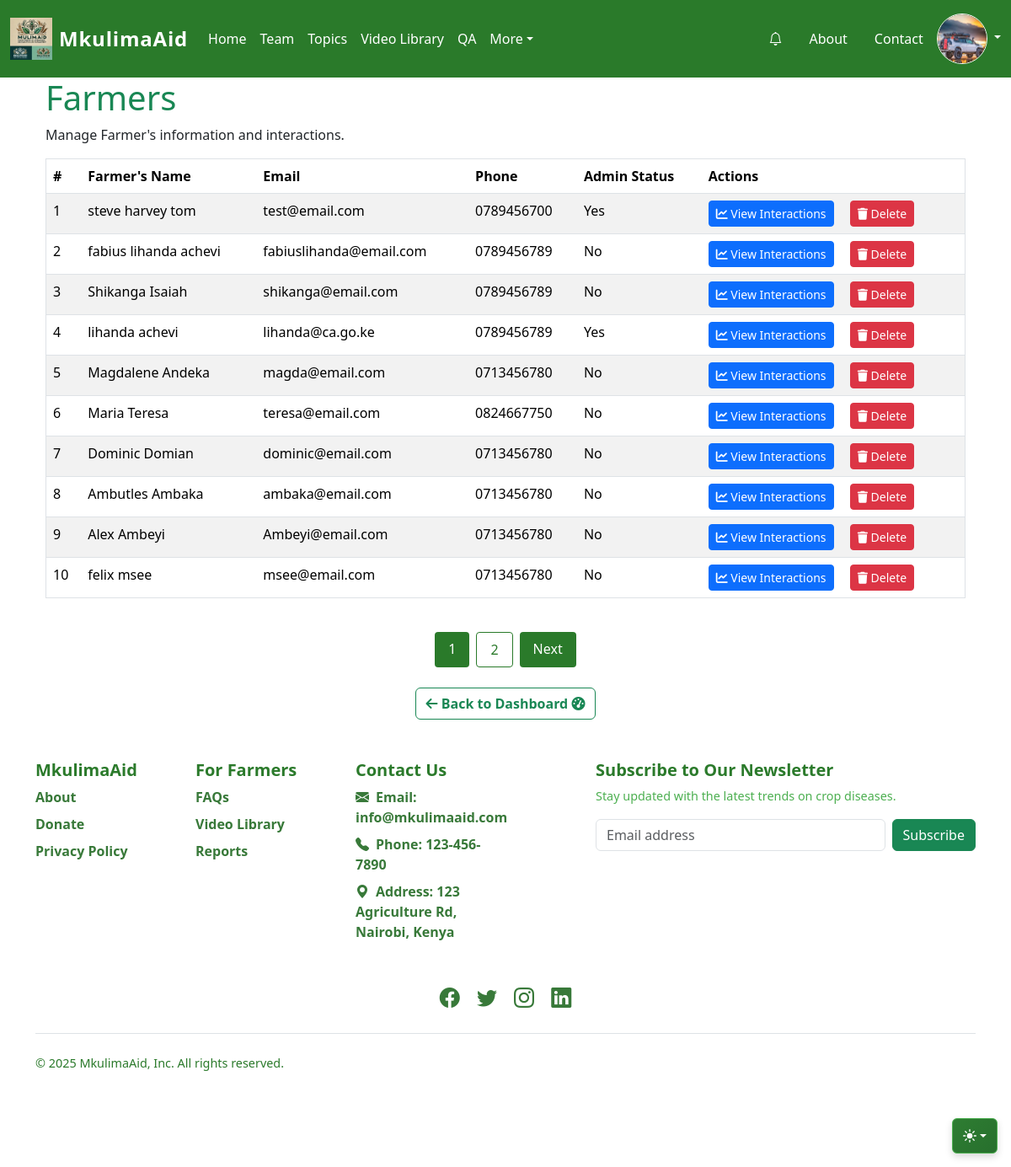
Screenshot of /farmers (signed in) with the database file from the repository.
### mkulimaaid/models.py (models this page shows, shortened)
class Settings(db.Model):
    id = db.Column(db.Integer, primary_key=True)
    site_title = db.Column(db.String(100), nullable=False, default="MkulimaAid")
    site_logo = db.Column(db.String(100), nullable=True)  # Store logo file path
    contact_email = db.Column(db.String(100), nullable=False, default="info@mkulimaaid.com")
    contact_phone = db.Column(db.String(20), nullable=False, default="123-456-7890")
    address = db.Column(db.Text, nullable=True, default="123 Main St, City, Country")
    maintenance_mode = db.Column(db.Boolean, default=False)

class User(UserMixin, db.Model):  # Use db.Model for SQLAlchemy models
    __tablename__ = 'users'
    id = db.Column(db.Integer, primary_key=True)
    fullname = db.Column(db.String(100), nullable=False)
    username = db.Column(db.String(50), nullable=False, unique=True)
    email = db.Column(db.String(120), nullable=False, unique=True)
    phone = db.Column(db.String(20), nullable=False)
    password = db.Column(db.String(60), nullable=False)
    is_admin = db.Column(db.Boolean, default=False)
    avatar = db.Column(db.String(100), nullable=True)
    date_joined = db.Column(db.DateTime, default=datetime.utcnow)
    farmers = db.relationship('Farmer', backref='user', lazy=True)
    contact_messages = db.relationship('ContactMessage', backref='user', lazy=True)

### mkulimaaid/routes.py (the view)
@main.route('/farmers')
@login_required
@admin_required
def farmers():
    form = FarmersForm()
    farmers_form = FarmersForm()
    page = request.args.get('page', 1, type=int)  # Get the page number from query params
    farmers_pagination = User.query.paginate(page=page, per_page=10)
    return render_template('farmers.html', farmers=farmers_pagination.items, form=form, farmers_form=farmers_form, pagination=farmers_pagination)

### mkulimaaid/templates/farmers.html (shortened to what this page needs)
{% extends 'base.html' %}
{% block content %}
<div class="container-fluid">
  <div class="row">
    <div class="col">
      <h1 class="text-success">Farmers</h1>
      <p>Manage Farmer's information and interactions.</p>
      <table class="table table-striped">
        <thead>
          <tr>
            <th>#</th>
            <th>Farmer's Name</th>
            <th>Email</th>
            <th>Phone</th>
            <th>Admin Status</th>
            <th>Actions</th>
          </tr>
        </thead>
        <tbody>
          {% for farmer in farmers %}
          <tr>
            <td>{{ loop.index }}</td>
            <td>{{ farmer.fullname }}</td>
            <td>{{ farmer.email }}</td>
            <td>{{ farmer.phone }}</td>
            <td>{{ 'Yes' if farmer.is_admin else 'No' }}</td>
            <td>
              <a href="{{ url_for('main.view_farmer', id=farmer.id) }}" class="btn btn-sm btn-primary"> <i class="fas fa-chart-line"></i> View Interactions</a>
              <button type="button" class="btn btn-sm btn-danger" data-bs-toggle="modal" data-bs-target="#deleteModal{{ farmer.id }}"> <i class="fas fa-trash"></i> Delete</button>
            </td>
          </tr>
          {% endfor %}
        </tbody>
      </table>
    </div>
  </div>
  <div class="pagination justify-content-center mt-4">
      {% for page_num in pagination.iter_pages(left_edge=1, right_edge=1, left_current=2, right_current=2) %}
          {% if page_num %}
              {% if page_num == pagination.page %}
                  <span style="background-color: #2a7a2a; color: white; padding: 8px 16px; margin: 0 4px; border-radius: 4px;">
                      {{ page_num }}
                  </span>
              {% else %}
                  <a href="{{ url_for('main.farmers', page=page_num) }}"
                     style="background-color: transparent; color: #2a7a2a; padding: 8px 16px; margin: 0 4px; border: 1px solid #2a7a2a; border-radius: 4px; text-decoration: none;"
                     onmouseover="this.style.backgroundColor='#2a7a2a'; this.style.color='white';" onmouseout="this.style.backgroundColor='transparent'; this.style.color='#2a7a2a';">
                     {{ page_num }}
                  </a>
              {% endif %}
          {% else %}
              <span class="mx-1">…</span>
          {% endif %}
      {% endfor %}
      {% if pagination.has_next %}
          <a href="{{ url_for('main.farmers', page=pagination.next_num) }}"
             style="background-color: #2a7a2a; color: white; padding: 8px 16px; margin: 0 4px; border-radius: 4px; text-decoration: none;"
             onmouseover="this.style.backgroundColor='#256625';" onmouseout="this.style.backgroundColor='#2a7a2a';">
             Next
          </a>
      {% endif %}
  </div>
  <div class="text-center mt-4">
      <a href="{{ url_for('main.dashboard') }}" class="btn btn-outline-success fw-bold">
          <i class="fas fa-arrow-left"></i> Back to Dashboard <i class="fas fa-tachometer-alt"></i>
      </a>
  </div>
</div>
{% endblock %}

### mkulimaaid/templates/base.html (shortened to what this page needs)
<!DOCTYPE html>
<html lang="en">
  <head>
    <link rel="stylesheet" href="{{ url_for('static', filename='css/styles.css') }}" />
    <link rel="stylesheet" href="https://cdn.datatables.net/1.13.6/css/jquery.dataTables.min.css">
    <link
      href="https://cdn.jsdelivr.net/npm/bootstrap@5.3.3/dist/css/bootstrap.min.css"
      rel="stylesheet"
    />
    <link
      href="https://cdnjs.cloudflare.com/ajax/libs/bootstrap-icons/1.5.0/font/bootstrap-icons.min.css"
      rel="stylesheet"
    />
    <link rel="stylesheet" href="https://unpkg.com/flickity@2/dist/flickity.min.css" />
    <link rel="stylesheet" href="https://cdnjs.cloudflare.com/ajax/libs/font-awesome/6.0.0-beta3/css/all.min.css">
    <link rel="stylesheet" href="https://unpkg.com/leaflet@1.9.4/dist/leaflet.css" />
  </head>
  <body>
      <div class="container">
      <nav class="navbar navbar-expand-lg bg-green navbar-dark py-3 ">
        <div class="container-fluid">
          <a class="navbar-brand d-flex align-items-center" href="{{ url_for('main.upload') }}">
            <img src="{{ url_for('static', filename='images/' + g.settings.site_logo) if g.settings.site_logo else url_for('static', filename='logo.png') }}" alt="Site Logo" class="site-logo me-2" style="height: 50px;" />
            <span class="site-title text-white">{{ g.settings.site_title or "MkulimaAid" }}</span>
          </a>
          <div class="collapse navbar-collapse" id="navbarSupportedContent">
            <ul class="navbar-nav me-auto mb-2 mb-lg-0">
              <li class="nav-item">
                <a class="nav-link text-white" href="{{ url_for('main.upload') }}">Home</a>
              </li>
              <li class="nav-item">
                <a class="nav-link text-white" href="/team">Team</a>
              </li>
              <li>
                <a class="nav-link text-white" href="/topics">Topics</a>
              </li>
              <li>
                <a class="nav-link text-white" href="/videos">Video Library</a>
              </li>
              <li>
                  <a class="nav-link text-white" href="/forum">QA</a>
              </li>
              <li class="nav-item dropdown">
                <a class="nav-link dropdown-toggle text-white" href="#" role="button" data-bs-toggle="dropdown" aria-expanded="false">More</a>
              </li>
            </ul>
                <div class="d-flex align-items-center">
                    <ul class="nav">
                        <li>
                            <a href="/notifications" class="nav-link text-white position-relative">
                                <i class="bi bi-bell"></i>
                            </a>
                        </li>
                        <li><a href="/about" class="nav-link text-white">About</a></li>
                        <li><a href="/contact" class="nav-link text-white">Contact</a></li>
                    </ul>
                </div>
              <div class="dropdown">
                <a href="#" class="d-block text-white text-decoration-none dropdown-toggle" data-bs-toggle="dropdown" aria-expanded="false">
                  <img src="{{ url_for('static', filename='uploads/' + current_user.avatar) if current_user.avatar else url_for('static', filename='images/default.png') }}" alt="Profile" width="40" height="40" class="rounded-circle border border-light">
                </a>
              </div>
            </div>
          </div>
        </div>
    <div class="dropdown position-fixed bottom-0 end-0 mb-3 me-3 bd-mode-toggle">
        <button class="btn btn-bd-primary py-2 dropdown-toggle d-flex align-items-center" id="bd-theme" type="button" aria-expanded="false" data-bs-toggle="dropdown" aria-label="Toggle theme (auto)">
            <svg class="bi my-1 theme-icon-active" width="1em" height="1em">
                <use href="#circle-half"></use>
            </svg>
        </button>
    </div>
      <div class="container">{% block content %}{% endblock %}</div>
      <div class="container">
        <footer class="footer py-5">
            <div class="row">
                <div class="col-6 col-md-2 mb-3">
                    <h5 class="footer-title">MkulimaAid</h5>
                    <ul class="nav flex-column">
                        <li class="nav-item mb-2">
                            <a href="/about" class="footer-link">About</a>
                        </li>
                        <li class="nav-item mb-2">
                            <a href="/donate" class="footer-link">Donate</a>
                        </li>
                        <li class="nav-item mb-2">
                            <a href="/privacy-policy" class="footer-link">Privacy Policy</a>
                        </li>
                    </ul>
                </div>
                <div class="col-6 col-md-2 mb-3">
                    <h5 class="footer-title">For Farmers</h5>
                    <ul class="nav flex-column">
                        <li class="nav-item mb-2">
                            <a href="/faqs" class="footer-link">FAQs</a>
                        </li>
                        <li class="nav-item mb-2">
                            <a href="{{ url_for('main.videos') }}" class="footer-link">Video Library</a>
                        </li>
                        <li class="nav-item mb-2">
                            <a href="{{ url_for('main.homepage_reports') }}" class="footer-link">Reports</a>
                        </li>
                    </ul>
                </div>
                <div class="col-6 col-md-2 mb-3">
                    <h5 class="footer-title">Contact Us</h5>
                    <ul class="nav flex-column">
                        <li class="nav-item mb-2">
                            <a href="mailto:{{ g.settings.contact_email }}" class="footer-link">
                                <i class="bi bi-envelope-fill me-2"></i>Email: {{ g.settings.contact_email }}
                            </a>
                        </li>
                        <li class="nav-item mb-2">
                            <a href="tel:{{ g.settings.contact_phone }}" class="footer-link">
                                <i class="bi bi-telephone-fill me-2"></i>Phone: {{ g.settings.contact_phone }}
                            </a>
                        </li>
                        <li class="nav-item mb-2">
                            <span class="footer-link">
                                <i class="bi bi-geo-alt-fill me-2"></i>Address: {{ g.settings.address }}
                            </span>
                        </li>
                    </ul>
                </div>
                <div class="col-md-5 offset-md-1 mb-3">
                    <form method="POST" action="{{ url_for('main.subscribe') }}">
                        <h5 class="footer-title">Subscribe to Our Newsletter</h5>
                        <p class="footer-subtext">Stay updated with the latest trends on crop diseases.</p>
                        <div class="d-flex flex-column flex-sm-row w-100 gap-2">
                            <input
                                id="newsletter1"
                                type="email"
                                name="email"
                                class="form-control"
                                placeholder="Email address"
                                required
                            />
                            <button class="btn btn-success" type="submit">Subscribe</button>
                        </div>
                    </form>
                </div>
            </div>
            <div class="row mt-4 text-center">
                <div class="col">
                    <a href="#" class="social-link me-3"><i class="bi bi-facebook"></i></a>
                    <a href="#" class="social-link me-3"><i class="bi bi-twitter"></i></a>
                    <a href="#" class="social-link me-3"><i class="bi bi-instagram"></i></a>
                    <a href="#" class="social-link"><i class="bi bi-linkedin"></i></a>
                </div>
            </div>
            <div class="d-flex flex-column flex-sm-row justify-content-between py-4 my-4 border-top">
                <p class="footer-rights">&copy; 2025 MkulimaAid, Inc. All rights reserved.</p>
            </div>
        </footer>
    </div>
  </body>
</html>

### rows the page displays
Settings: site_logo (picture), settings "MkulimaAid", settings.contact_email "info@mkulimaaid.com", settings.contact_phone "123-456-7890", settings.address "123 Agriculture Rd, Nairobi, Kenya"
User: avatar (picture), fullname "steve harvey tom", email "test@email.com", phone "0789456700", is_admin "Yes"
User: fullname "fabius lihanda achevi", email "fabiuslihanda@email.com", phone "0789456789", is_admin "No"
User: fullname "Shikanga Isaiah", email "shikanga@email.com", phone "0789456789", is_admin "No"
User: fullname "lihanda achevi", email "lihanda@ca.go.ke", phone "0789456789", is_admin "Yes"
User: fullname "Magdalene Andeka", email "magda@email.com", phone "0713456780", is_admin "No"
User: fullname "Maria Teresa", email "teresa@email.com", phone "0824667750", is_admin "No"
User: fullname "Dominic Domian", email "dominic@email.com", phone "0713456780", is_admin "No"
User: fullname "Ambutles Ambaka", email "ambaka@email.com", phone "0713456780", is_admin "No"
User: fullname "Alex Ambeyi", email "Ambeyi@email.com", phone "0713456780", is_admin "No"
User: fullname "felix msee", email "msee@email.com", phone "0713456780", is_admin "No"

### other values shown
{{ page_num }} "1"
{{ page_num }} "2"
